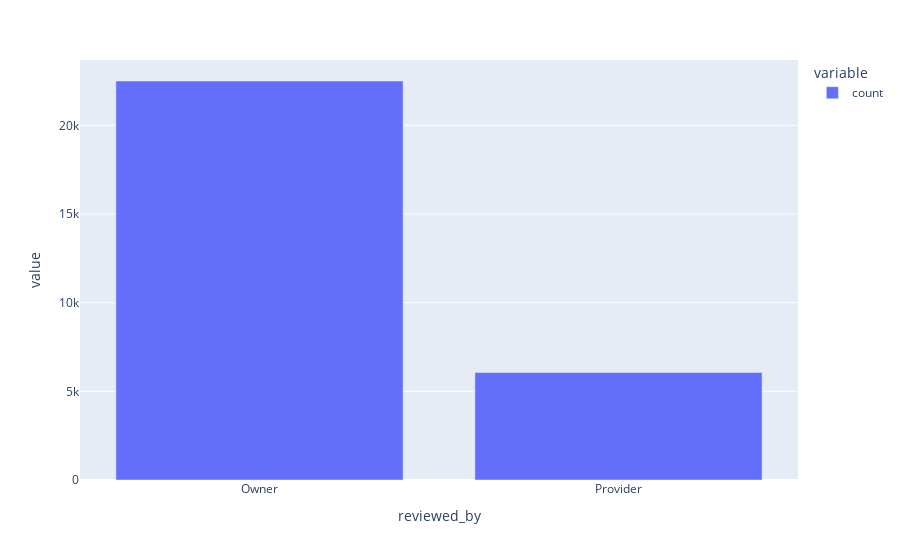

The notebook cell this image was saved under:
### Code cell
px.bar(reviewer_summary_df, y=['count'])

### Figure 1 — Plotly figure (JSON) as saved in the notebook; plotly's stock layout.template omitted (floating-point values rounded to 4 significant figures)
{"data": [{"alignmentgroup": "True", "hovertemplate": "variable=count<br>reviewed_by=%{x}<br>value=%{y}<extra></extra>", "legendgroup": "count", "marker": {"color": "#636efa", "pattern": {"shape": ""}}, "name": "count", "offsetgroup": "count", "orientation": "v", "showlegend": true, "textposition": "auto", "x": ["Owner", "Provider"], "xaxis": "x", "y": [22499, 6062], "yaxis": "y", "type": "bar"}], "layout": {"xaxis": {"anchor": "y", "domain": [0.0, 1.0], "title": {"text": "reviewed_by"}}, "yaxis": {"anchor": "x", "domain": [0.0, 1.0], "title": {"text": "value"}}, "legend": {"title": {"text": "variable"}, "tracegroupgap": 0}, "margin": {"t": 60}, "barmode": "relative"}}
